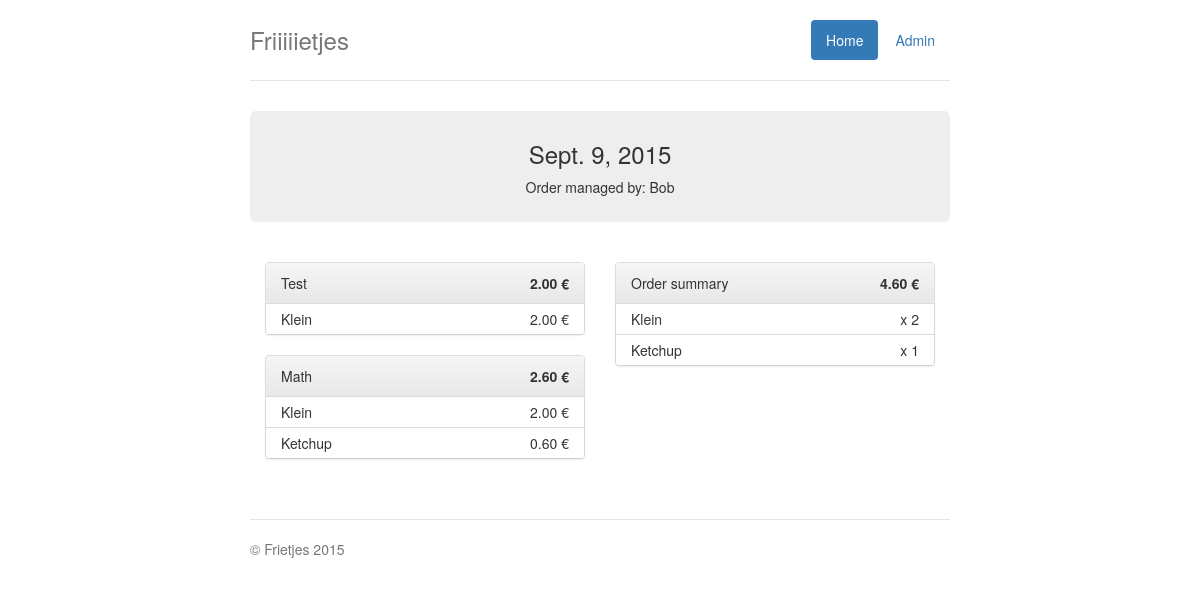
Page /order/2 on the committed database.
### app/models.py (models this page shows, shortened)
class Order(models.Model):
    manager = models.CharField(max_length=50)
    open = models.BooleanField(default=True)
    notes = models.TextField(default="", blank=True)
    date = models.DateField(auto_now=True)
    @property
    def total(self):
        total = 0
        for uo in self.userorder_set.all():
            for uoi in uo.userorderitem_set.all():
                total += uoi.menu_item.unit_price
        return total

class UserOrder(models.Model):
    name = models.CharField(max_length=50)
    order = models.ForeignKey(Order)
    paid = models.BooleanField(default=False)
    notes = models.TextField(default="", blank=True)
    @property
    def total(self):
        total = 0
        for uo in self.userorderitem_set.all():
            total += uo.menu_item.unit_price
        return total

class UserOrderItem(models.Model):
    user_order = models.ForeignKey(UserOrder)
    menu_item = models.ForeignKey("MenuItem")
    @property
    def total(self):
        return self.menu_item.unit_price
    def __unicode__(self):
        return "{0}".format(self.menu_item.name)

class MenuItem(models.Model):
    name = models.CharField(max_length=100)
    unit_price = models.DecimalField(max_digits=6, decimal_places=2)
    category = models.ForeignKey(MenuItemCategory)

### app/views.py (the view)
# urls.py: url(r'^order/(?P<order>.+)$', OrderView.as_view(), name="order-view")
class OrderView(TemplateView):
    template_name = "order-view.html"
    def get_context_data(self, **kwargs):
        ctx = super(OrderView, self).get_context_data(**kwargs)
        ctx['order'] = Order.objects.get(pk=kwargs['order'])
        ctx['order_items'] = UserOrderItem.objects.filter(user_order__order=ctx['order']).\
            values('menu_item__name').annotate(count=Count('menu_item__name')).order_by('menu_item__category__order')
        return ctx

### app/templates/order-view.html (shortened to what this page needs)
{% extends "base.html" %}
{% load widget_tweaks %}
{% block jumbo %}
    <div class="jumbotron">
        <h3>{{ order.date }}</h3>
        Order managed by: {{ order.manager }}
    </div>
{% endblock %}
{% block content %}
    <div class="col-lg-6">
        {% for uo in order.userorder_set.all %}
            <div class="panel panel-default">
                <div class="panel-heading">{{ uo.name }} <span class="pull-right"><b>{{ uo.total }} €</b></span></div>
                <ul class="list-group">
                    {% for uoi in uo.userorderitem_set.all %}
                        <li class="list-group-item" style="padding-top: 5px; padding-bottom: 5px;">{{ uoi }} <span
                                class="pull-right">{{ uoi.total }} €</span></li>
                    {% endfor %}
                </ul>
            </div>
        {% endfor %}
    </div>
    <div class="col-lg-6">
        <div class="panel panel-default">
            <div class="panel-heading">Order summary<span class="pull-right"><b>{{ order.total }} €</b></span></div>
            <ul class="list-group">
                {% for i in order_items %}
                    <li class="list-group-item"
                        style="padding-top: 5px; padding-bottom: 5px;">{{ i.menu_item__name }} <span
                            class="pull-right">x {{ i.count }}</span></li>
                {% endfor %}
            </ul>
        </div>
    </div>
{% endblock %}

### templates/base.html (shortened to what this page needs)
<!DOCTYPE html>
<html lang="en">
<head>
    <link href="css/bootstrap.min.css" rel="stylesheet">
    <link rel="stylesheet" href="https://maxcdn.bootstrapcdn.com/bootstrap/3.3.5/css/bootstrap.min.css">
    <link rel="stylesheet" href="https://maxcdn.bootstrapcdn.com/bootstrap/3.3.5/css/bootstrap-theme.min.css">
</head>
<body>
<div class="container">
    <div class="header clearfix">
        <nav>
            <ul class="nav nav-pills pull-right">
                <li role="presentation" class="active"><a href="/">Home</a></li>
                <li role="presentation"><a href="/admin">Admin</a></li>
            </ul>
        </nav>
        <h3 class="text-muted">Friiiiietjes</h3>
    </div>
        {% block jumbo %}
        {% endblock %}
    <div class="row marketing">
        {% block content %}{% endblock %}
    </div>
    <footer class="footer">
        <p>&copy; Frietjes 2015</p>
    </footer>
</div>
</body>
</html>

### templates/base.html (style rules this page uses)
body { padding-top: 20px; padding-bottom: 20px; }
.header, .marketing, .footer { padding-right: 15px; padding-left: 15px; }
.header { padding-bottom: 20px; border-bottom: 1px solid #e5e5e5; }
.header h3 { margin-top: 0; margin-bottom: 0; line-height: 40px; }
.footer { padding-top: 19px; color: #777; border-top: 1px solid #e5e5e5; }
@media (min-width: 768px) { .container { max-width: 730px; } }
.jumbotron { text-align: center; border-bottom: 1px solid #e5e5e5; padding-bottom: 25px; padding-top: 10px; }
.marketing { margin: 40px 0; }
@media screen and (min-width: 768px) { .header, .marketing, .footer { padding-right: 0; padding-left: 0; } }
@media screen and (min-width: 768px) { .header { margin-bottom: 30px; } }
@media screen and (min-width: 768px) { .jumbotron { border-bottom: 0; } }

### rows in the picture
Order: date "Sept. 9, 2015", manager "Bob", total "4.60"
UserOrder: name "Test", total "2.00"
UserOrderItem: menu_item.name "Klein", total "2.00"
UserOrder: name "Math", total "2.60"
UserOrderItem: menu_item.name "Klein", total "2.00"
UserOrderItem: menu_item.name "Ketchup", total "0.60"
MenuItem: menu_item__name "Klein", count "2"
MenuItem: menu_item__name "Ketchup", count "1"
